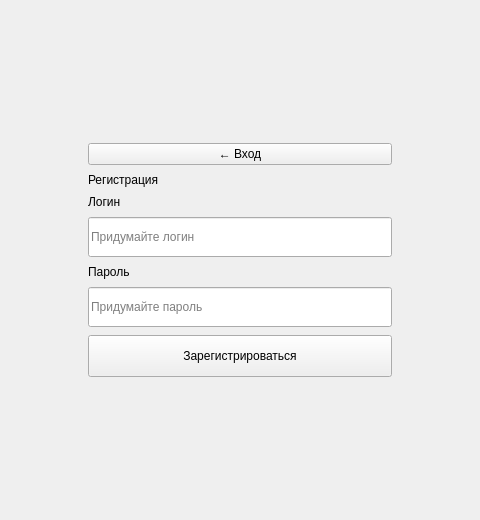
<?xml version="1.0" encoding="UTF-8"?>
<ui version="4.0">
 <class>RegistrationWindow</class>
 <widget class="QWidget" name="RegistrationWindow">
  <property name="geometry">
   <rect><x>0</x><y>0</y><width>480</width><height>520</height></rect>
  </property>
  <property name="windowTitle">
   <string>Регистрация</string>
  </property>
  <layout class="QVBoxLayout" name="windowLayout">
   <property name="leftMargin"><number>32</number></property>
   <property name="topMargin"><number>32</number></property>
   <property name="rightMargin"><number>32</number></property>
   <property name="bottomMargin"><number>32</number></property>
   <item><spacer name="topSpacer"><property name="orientation"><enum>Qt::Orientation::Vertical</enum></property><property name="sizeHint" stdset="0"><size><width>20</width><height>40</height></size></property></spacer></item>
   <item>
    <layout class="QHBoxLayout" name="cardRow">
     <item><spacer name="leftSpacer"><property name="orientation"><enum>Qt::Orientation::Horizontal</enum></property><property name="sizeHint" stdset="0"><size><width>20</width><height>20</height></size></property></spacer></item>
     <item>
      <widget class="QFrame" name="card">
       <property name="minimumSize"><size><width>360</width><height>0</height></size></property>
       <property name="maximumSize"><size><width>400</width><height>16777215</height></size></property>
       <layout class="QVBoxLayout" name="formLayout">
        <property name="spacing"><number>8</number></property>
        <property name="leftMargin"><number>28</number></property>
        <property name="topMargin"><number>26</number></property>
        <property name="rightMargin"><number>28</number></property>
        <property name="bottomMargin"><number>26</number></property>
        <item><widget class="QPushButton" name="backButton"><property name="text"><string>← Вход</string></property></widget></item>
        <item><widget class="QLabel" name="titleLabel"><property name="text"><string>Регистрация</string></property></widget></item>
        <item><widget class="QLabel" name="loginLabel"><property name="text"><string>Логин</string></property></widget></item>
        <item><widget class="QLineEdit" name="loginLineEdit"><property name="minimumSize"><size><width>0</width><height>40</height></size></property><property name="placeholderText"><string>Придумайте логин</string></property></widget></item>
        <item><widget class="QLabel" name="passwordLabel"><property name="text"><string>Пароль</string></property></widget></item>
        <item><widget class="QLineEdit" name="passwordLineEdit"><property name="minimumSize"><size><width>0</width><height>40</height></size></property><property name="echoMode"><enum>QLineEdit::EchoMode::Password</enum></property><property name="placeholderText"><string>Придумайте пароль</string></property></widget></item>
        <item><widget class="QPushButton" name="registerButton"><property name="minimumSize"><size><width>0</width><height>42</height></size></property><property name="text"><string>Зарегистрироваться</string></property></widget></item>
       </layout>
      </widget>
     </item>
     <item><spacer name="rightSpacer"><property name="orientation"><enum>Qt::Orientation::Horizontal</enum></property><property name="sizeHint" stdset="0"><size><width>20</width><height>20</height></size></property></spacer></item>
    </layout>
   </item>
   <item><spacer name="bottomSpacer"><property name="orientation"><enum>Qt::Orientation::Vertical</enum></property><property name="sizeHint" stdset="0"><size><width>20</width><height>40</height></size></property></spacer></item>
  </layout>
 </widget>
 <resources/>
 <connections/>
</ui>
